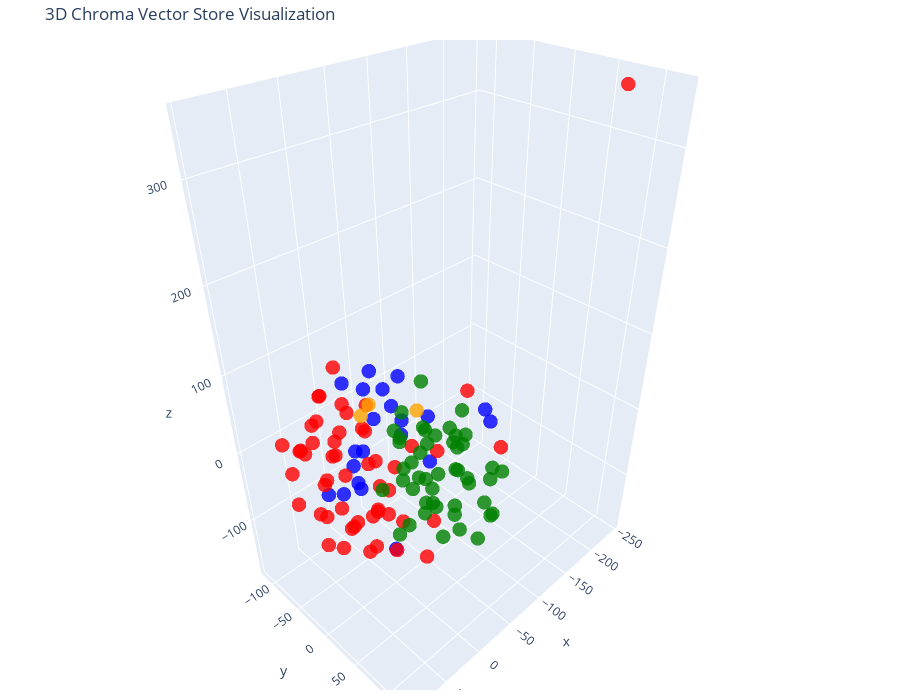

The cell this chart's notebook holds for it:
### Code cell
# Let's try 3D!

tsne = TSNE(n_components=3, random_state=42)
reduced_vectors = tsne.fit_transform(vectors)

# Create the 3D scatter plot
fig = go.Figure(data=[go.Scatter3d(
    x=reduced_vectors[:, 0],
    y=reduced_vectors[:, 1],
    z=reduced_vectors[:, 2],
    mode='markers',
    marker=dict(size=5, color=colors, opacity=0.8),
    text=[f"Type: {t}<br>Text: {d[:100]}..." for t, d in zip(doc_types, documents)],
    hoverinfo='text'
)])

fig.update_layout(
    title='3D Chroma Vector Store Visualization',
    scene=dict(xaxis_title='x', yaxis_title='y', zaxis_title='z'),
    width=900,
    height=700,
    margin=dict(r=20, b=10, l=10, t=40)
)

fig.show()

### Figure 1 — Plotly figure (JSON) as saved in the notebook; plotly's stock layout.template omitted (floating-point values rounded to 4 significant figures)
{"data": [{"hoverinfo": "text", "marker": {"color": ["blue", "blue", "blue", "blue", "blue", "blue", "blue", "blue", "blue", "blue", "blue", "blue", "blue", "blue", "blue", "blue", "blue", "blue", "blue", "blue", "blue", "red", "red", "red", "red", "red", "red", "red", "red", "red", "red", "red", "red", "red", "red", "red", "red", "red", "red", "red", "red", "red", "red", "red", "red", "red", "red", "red", "red", "red", "red", "red", "red", "red", "red", "red", "red", "red", "red", "red", "red", "red", "red", "red", "red", "red", "red", "red", "red", "red", "red", "red", "red", "orange", "orange", "orange", "green", "green", "green", "green", "green", "green", "green", "green", "green", "green", "green", "green", "green", "green", "green", "green", "green", "green", "green", "green", "green", "green", "green", "green", "green", "green", "green", "green", "green", "green", "green", "green", "green", "green", "green", "green", "green", "green", "green", "green", "green", "green", "green", "green", "green", "green", "green"], "opacity": 0.8, "size": 5}, "mode": "markers", "text": ["Type: products<br>Text: # Product Summary\n\n# Rellm: AI-Powered Enterprise Reinsurance Solution\n\n## Summary\n\nRellm is an inno...", "Type: products<br>Text: ### Seamless Integrations\nRellm's architecture is designed for effortless integration with existing ...", "Type: products<br>Text: ### Regulatory Compliance Tools\nRellm includes built-in compliance tracking features to help organiz...", "Type: products<br>Text: Join the growing number of organizations leveraging Rellm to enhance their reinsurance processes whi...", "Type: products<br>Text: Experience the future of reinsurance with Rellm, where innovation meets reliability. Let Insurellm h...", "Type: products<br>Text: # Product Summary\n\n# Markellm\n\n## Summary\n\nMarkellm is an innovative two-sided marketplace designed ...", "Type: products<br>Text: - **User-Friendly Interface**: Designed with user experience in mind, Markellm features an intuitive...", "Type: products<br>Text: - **Customer Support**: Our dedicated support team is always available to assist both consumers and ...", "Type: products<br>Text: ### For Insurance Companies:\n- **Basic Listing Fee**: $199/month for a featured listing on the platf...", "Type: products<br>Text: ### Q3 2025\n- Initiate a comprehensive marketing campaign targeting both consumers and insurers to i...", "Type: products<br>Text: # Product Summary\n\n# Homellm\n\n## Summary\nHomellm is an innovative home insurance product developed b...", "Type: products<br>Text: ### 2. Dynamic Pricing Model\nWith Homellm's innovative dynamic pricing model, insurance providers ca...", "Type: products<br>Text: ### 5. Multi-Channel Integration\nHomellm seamlessly integrates into existing insurance platforms, pr...", "Type: products<br>Text: - **Basic Tier:** Starting at $5,000/month for small insurers with basic integration features.\n- **S...", "Type: products<br>Text: All tiers include a comprehensive training program and ongoing updates to ensure optimal performance...", "Type: products<br>Text: With Homellm, Insurellm is committed to transforming the landscape of home insurance, ensuring both ...", "Type: products<br>Text: # Product Summary\n\n# Carllm\n\n## Summary\n\nCarllm is an innovative auto insurance product developed by...", "Type: products<br>Text: - **Instant Quoting**: With Carllm, insurance companies can offer near-instant quotes to customers, ...", "Type: products<br>Text: - **Mobile Integration**: Carllm is designed to work seamlessly with mobile applications, providing ...", "Type: products<br>Text: - **Professional Tier**: $2,500/month\n  - For medium-sized companies.\n  - All Basic Tier features pl...", "Type: products<br>Text: ### Q2 2025: Customer Experience Improvements\n- Launch of a new **mobile app** for end-users.\n- Intr...", "Type: contracts<br>Text: # Contract with GreenField Holdings for Markellm\n\n**Effective Date:** November 15, 2023  \n**Contract...", "Type: contracts<br>Text: ## Renewal\n1. **Automatic Renewal**: This contract will automatically renew for sequential one-year ...", "Type: contracts<br>Text: ## Features\n1. **AI-Powered Matching**: Access to advanced algorithms that connect GreenField Holdin...", "Type: contracts<br>Text: ## Support\n1. **Customer Support Access**: The Client will have access to dedicated support through ...", "Type: contracts<br>Text: **Signatures:**  \n_________________________                           _________________________  \n**...", "Type: contracts<br>Text: # Contract with Apex Reinsurance for Rellm: AI-Powered Enterprise Reinsurance Solution\n\n## Terms\n\n1....", "Type: contracts<br>Text: ## Renewal\n\n1. **Automatic Renewal**: This Agreement will automatically renew for successive one-yea...", "Type: contracts<br>Text: 2. **Seamless Integrations**: The architecture of Rellm allows for easy integration with existing sy...", "Type: contracts<br>Text: 1. **Technical Support**: Provider shall offer dedicated technical support to the Client via phone, ...", "Type: contracts<br>Text: **Insurellm, Inc.**  \n_____________________________  \nAuthorized Signature   \nDate: ________________...", "Type: contracts<br>Text: # Contract with Greenstone Insurance for Homellm\n\n---\n\n## Terms\n\n1. **Parties**: This Contract (\"Agr...", "Type: contracts<br>Text: 4. **Payment Terms**: \n   - The Customer shall pay an amount of $10,000 per month for the Standard T...", "Type: contracts<br>Text: ---\n\n## Features\n\n- **AI-Powered Risk Assessment**: Customer will have access to enhanced risk evalu...", "Type: contracts<br>Text: - **Customer Portal**: A dedicated portal will be provided, allowing the Customer's clients to manag...", "Type: contracts<br>Text: ______________________________  \n[Name], [Title]  \nDate: ______________________\n\n**For Greenstone In...", "Type: contracts<br>Text: # Contract with Roadway Insurance Inc. for Carllm\n\n---\n\n## Terms\n\n1. **Agreement Effective Date**: T...", "Type: contracts<br>Text: ---\n\n## Renewal\n\n1. **Automatic Renewal**: This agreement will automatically renew for an additional...", "Type: contracts<br>Text: ---\n\n## Features\n\n1. **Access to Core Features**: Roadway Insurance Inc. will have access to all Pro...", "Type: contracts<br>Text: ---\n\n## Support\n\n1. **Technical Support**: Roadway Insurance Inc. will receive priority technical su...", "Type: contracts<br>Text: # Contract with Stellar Insurance Co. for Rellm\n\n## Terms\nThis contract is made between **Insurellm*...", "Type: contracts<br>Text: ### Termination\nEither party may terminate this agreement with a **30-day written notice**. In the e...", "Type: contracts<br>Text: ## Features\nStellar Insurance Co. will receive access to the following features of the Rellm product...", "Type: contracts<br>Text: ## Support\nInsurellm provides Stellar Insurance Co. with the following support services:\n\n- **24/7 T...", "Type: contracts<br>Text: # Contract with TechDrive Insurance for Carllm\n\n**Contract Date:** October 1, 2024  \n**Contract Dura...", "Type: contracts<br>Text: ## Renewal\n\n1. **Automatic Renewal**: This contract shall automatically renew for additional one-yea...", "Type: contracts<br>Text: ## Support\n\n1. **Customer Support**: Insurellm will provide 24/7 customer support to TechDrive Insur...", "Type: contracts<br>Text: **TechDrive Insurance Representative:**  \nName: Sarah Johnson  \nTitle: Operations Director  \nDate: _...", "Type: contracts<br>Text: # Contract with Belvedere Insurance for Markellm\n\n## Terms\nThis Contract (\"Agreement\") is made and e...", "Type: contracts<br>Text: ## Renewal\n1. **Renewal Terms**: This Agreement may be renewed for additional one-year terms upon mu...", "Type: contracts<br>Text: ## Features\n1. **AI-Powered Matching**: Belvedere Insurance will benefit from Markellm's AI-powered ...", "Type: contracts<br>Text: ## Support\n1. **Technical Support**: Technical support will be available from 9 AM to 7 PM EST, Mond...", "Type: contracts<br>Text: **Belvedere Insurance**  \nSignature: ______________________  \nName: [Authorized Signatory]  \nTitle: ...", "Type: contracts<br>Text: # Contract with Velocity Auto Solutions for Carllm\n\n**Contract Date:** October 1, 2023  \n**Contract ...", "Type: contracts<br>Text: ## Renewal\n\n1. **Automatic Renewal**: This contract will automatically renew for successive 12-month...", "Type: contracts<br>Text: ## Support\n\n1. **Customer Support**: Velocity Auto Solutions will have access to Insurellm’s custome...", "Type: contracts<br>Text: # Contract with GreenValley Insurance for Homellm\n\n**Contract Date:** October 6, 2023  \n**Contract N...", "Type: contracts<br>Text: 4. **Confidentiality:** Both parties agree to maintain the confidentiality of proprietary informatio...", "Type: contracts<br>Text: 1. **AI-Powered Risk Assessment:** Access to advanced AI algorithms for real-time risk evaluations.\n...", "Type: contracts<br>Text: 3. **Regular Updates:** Insurellm will offer ongoing updates and enhancements to the Homellm platfor...", "Type: contracts<br>Text: # Contract with EverGuard Insurance for Rellm: AI-Powered Enterprise Reinsurance Solution\n\n**Contrac...", "Type: contracts<br>Text: 4. **Usage Rights**: EverGuard Insurance is granted a non-exclusive, non-transferable license to acc...", "Type: contracts<br>Text: 1. **Core Functionality**: Rellm provides EverGuard Insurance with advanced AI-driven analytics, sea...", "Type: contracts<br>Text: 1. **Customer Support**: Insurellm will provide EverGuard Insurance with 24/7 customer support, incl...", "Type: contracts<br>Text: ---\n\n**Signatures**  \n**For Insurellm**: __________________________  \n**Name**: John Smith  \n**Title...", "Type: contracts<br>Text: # Contract with BrightWay Solutions for Markellm\n\n**Contract Date:** October 5, 2023  \n**Contract ID...", "Type: contracts<br>Text: 3. **Service Level Agreement (SLA):**  \n   Insurellm commits to a 99.9% uptime for the platform with...", "Type: contracts<br>Text: 2. **Real-Time Quote Availability:**  \n   Consumers sourced via BrightWay Solutions will receive rea...", "Type: contracts<br>Text: 3. **Training and Onboarding:**  \n   Insurellm agrees to provide one free training session on how to...", "Type: contracts<br>Text: # Contract with Pinnacle Insurance Co. for Homellm\n\n## Terms\nThis contract (\"Contract\") is entered i...", "Type: contracts<br>Text: ## Renewal\n1. **Renewal Terms**: At the end of the initial term, this Contract shall automatically r...", "Type: contracts<br>Text: ## Features\n1. **AI-Powered Risk Assessment**: Utilized for tailored underwriting decisions specific...", "Type: contracts<br>Text: ## Support\n1. **Technical Support**: Insurellm shall provide 24/7 technical support via an email and...", "Type: company<br>Text: # Overview of Insurellm\n\nInsurellm is an innovative insurance tech firm with 200 employees across th...", "Type: company<br>Text: # Careers at Insurellm\n\nInsurellm is hiring! We are looking for talented software engineers, data sc...", "Type: company<br>Text: # About Insurellm\n\nInsurellm was founded by Avery Lancaster in 2015 as an insurance tech startup des...", "Type: employees<br>Text: # HR Record\n\n# Alex Chen\n\n## Summary\n- **Date of Birth:** March 15, 1990  \n- **Job Title:** Backend ...", "Type: employees<br>Text: ## Annual Performance History\n- **2020:**  \n  - Completed onboarding successfully.  \n  - Met expecta...", "Type: employees<br>Text: ## Compensation History\n- **2020:** Base Salary: $80,000  \n- **2021:** Base Salary Increase to $90,0...", "Type: employees<br>Text: Alex Chen continues to be a vital asset at Insurellm, contributing significantly to innovative backe...", "Type: employees<br>Text: # HR Record\n\n# Oliver Spencer\n\n## Summary\n- **Date of Birth**: May 14, 1990  \n- **Job Title**: Backe...", "Type: employees<br>Text: ## Annual Performance History\n- **2018**: **3/5** - Adaptable team player but still learning to take...", "Type: employees<br>Text: ## Compensation History\n- **March 2018**: Initial salary of $80,000.\n- **July 2019**: Salary increas...", "Type: employees<br>Text: # HR Record\n\n# Emily Tran\n\n## Summary\n- **Date of Birth:** March 18, 1991  \n- **Job Title:** Digital...", "Type: employees<br>Text: - **January 2017 - May 2018**: Marketing Intern  \n  - Supported the Marketing team by collaborating ...", "Type: employees<br>Text: - **2021**:  \n  - Performance Rating: Meets Expectations  \n  - Key Achievements: Contributed to the ...", "Type: employees<br>Text: - **Professional Development Goals**:  \n  - Emily Tran aims to become a Marketing Manager within the...", "Type: employees<br>Text: # HR Record\n\n# Jordan Blake\n\n## Summary\n- **Date of Birth:** March 15, 1993  \n- **Job Title:** Sales...", "Type: employees<br>Text: ## Annual Performance History\n- **2021:** First year at Insurellm; achieved 90% of monthly targets. ...", "Type: employees<br>Text: ## Other HR Notes\n- Jordan has shown an interest in continuing education, actively participating in ...", "Type: employees<br>Text: # Avery Lancaster\n\n## Summary\n- **Date of Birth**: March 15, 1985  \n- **Job Title**: Co-Founder & Ch...", "Type: employees<br>Text: - **2010 - 2013**: Business Analyst at Edge Analytics  \n  Prior to joining Innovate, Avery worked as...", "Type: employees<br>Text: - **2018**: **Exceeds Expectations**  \n  Under Avery’s pivoted vision, Insurellm launched two new su...", "Type: employees<br>Text: - **2022**: **Satisfactory**  \n  Avery focused on rebuilding team dynamics and addressing employee c...", "Type: employees<br>Text: ## Compensation History\n- **2015**: $150,000 base salary + Significant equity stake  \n- **2016**: $1...", "Type: employees<br>Text: ## Other HR Notes\n- **Professional Development**: Avery has actively participated in leadership trai...", "Type: employees<br>Text: # HR Record\n\n# Maxine Thompson\n\n## Summary\n- **Date of Birth:** January 15, 1991  \n- **Job Title:** ...", "Type: employees<br>Text: ## Insurellm Career Progression\n- **January 2017 - October 2018**: **Junior Data Engineer**  \n  * Ma...", "Type: employees<br>Text: ## Annual Performance History\n- **2017**: *Meets Expectations*  \n  Maxine showed potential in her ro...", "Type: employees<br>Text: - **2021**: *Exceeds Expectations*  \n  Maxine spearheaded the transition to a new data warehousing s...", "Type: employees<br>Text: ## Compensation History\n- **2017**: $70,000 (Junior Data Engineer)  \n- **2018**: $75,000 (Junior Dat...", "Type: employees<br>Text: # Samantha Greene\n\n## Summary\n- **Date of Birth:** October 14, 1990\n- **Job Title:** HR Generalist\n-...", "Type: employees<br>Text: ## Annual Performance History\n- **2020:** Exceeds Expectations  \n  Samantha Greene demonstrated exce...", "Type: employees<br>Text: ## Compensation History\n- **2020:** Base Salary - $55,000  \n  The entry-level salary matched industr...", "Type: employees<br>Text: - **2023:** Base Salary - $70,000  \n  Recognized for substantial improvement in employee relations m...", "Type: employees<br>Text: # HR Record\n\n# Alex Thomson\n\n## Summary\n- **Date of Birth:** March 15, 1995  \n- **Job Title:** Sales...", "Type: employees<br>Text: ## Annual Performance History  \n- **2022** - Rated as \"Exceeds Expectations.\" Alex Thomson achieved ...", "Type: employees<br>Text: ## Other HR Notes\n- Alex Thomson is an active member of the Diversity and Inclusion committee at Ins...", "Type: employees<br>Text: # HR Record\n\n# Samuel Trenton\n\n## Summary\n- **Date of Birth:** April 12, 1989  \n- **Job Title:** Sen...", "Type: employees<br>Text: ## Annual Performance History\n- **2023:** Rating: 4.5/5  \n  *Samuel exceeded expectations, successfu...", "Type: employees<br>Text: ## Compensation History\n- **2023:** Base Salary: $115,000 + Bonus: $15,000  \n  *Annual bonus based o...", "Type: employees<br>Text: - **Engagement in Company Culture:** Regularly participates in team-building events and contributes ...", "Type: employees<br>Text: # HR Record\n\n# Alex Harper\n\n## Summary\n- **Date of Birth**: March 15, 1993  \n- **Job Title**: Sales ...", "Type: employees<br>Text: ## Annual Performance History  \n- **2021**:  \n  - **Performance Rating**: 4.5/5  \n  - **Key Achievem...", "Type: employees<br>Text: - **2022**:  \n  - **Base Salary**: $65,000 (Promotion to Senior SDR)  \n  - **Bonus**: $13,000 (20% o...", "Type: employees<br>Text: # HR Record\n\n# Jordan K. Bishop\n\n## Summary\n- **Date of Birth:** March 15, 1990\n- **Job Title:** Fro...", "Type: employees<br>Text: ## Annual Performance History\n- **2019:** Exceeds Expectations - Continuously delivered high-quality...", "Type: employees<br>Text: ## Compensation History\n- **June 2018:** Starting Salary - $85,000\n- **June 2019:** Salary Increase ...", "Type: employees<br>Text: ## Other HR Notes\n- Jordan K. Bishop has been an integral part of club initiatives, including the In...", "Type: employees<br>Text: # HR Record\n\n# Emily Carter\n\n## Summary\n- **Date of Birth:** August 12, 1990  \n- **Job Title:** Acco...", "Type: employees<br>Text: - **2017-2019:** Marketing Intern  \n  - Assisted with market research and campaign development for s...", "Type: employees<br>Text: ## Compensation History\n| Year | Base Salary | Bonus         | Total Compensation |\n|------|--------...", "Type: employees<br>Text: Emily Carter exemplifies the kind of talent that drives Insurellm's success and is an invaluable ass..."], "type": "scatter3d", "x": [-54.92, -63.23, -120.6, -81.74, -64.0, 37.91, -5.578, 16.82, 23.51, 58.32, -41.29, -14.63, -16.92, -42.16, -55.33, -24.02, 77.03, 52.48, 39.11, -81.07, 77.34, 71.81, 39.14, 49.73, 41.69, 12.94, -64.93, 19.38, -89.63, -1.71, 33.83, -41.96, 25.43, -244.9, -100.7, -34.0, 89.27, 65.14, 81.01, 76.87, 4.034, 7.876, -51.4, -42.45, 62.55, 54.75, 67.34, 93.5, 72.16, 58.49, 32.06, 22.93, 67.07, 63.84, 47.61, 49.19, -29.28, -18.14, -22.83, 2.73, -30.03, -7.12, -30.99, -10.42, -3.94, 43.52, 25.36, 28.87, 26.01, 15.85, 53.73, 2.492, -8.684, 3.897, -43.39, 27.15, -47.76, -37.97, -77.74, -49.4, -42.07, -9.771, -82.75, -15.18, 36.43, 9.497, -22.32, -29.89, 1.0, -0.7764, 1.987, 24.26, 7.822, 13.16, -8.517, -71.8, 67.02, -50.26, -41.8, 60.08, -29.75, -64.16, -61.91, -39.67, -53.8, -7.958, 11.28, 6.204, 2.02, 3.086, -84.0, 32.95, -15.98, 20.45, -18.52, -45.01, -17.56, -17.11, -24.53, 16.44, -40.36, -21.34, -48.56], "y": [-42.95, -7.18, 21.34, -29.15, -55.37, -6.837, -4.145, -22.2, -39.01, 16.38, -43.28, -41.32, -58.43, -78.57, -46.77, -35.02, -2.522, 17.47, -4.49, 63.66, 23.11, -27.56, -96.9, 37.54, -52.53, 19.36, 46.07, -68.28, -22.49, -6.516, 11.22, -87.91, -98.28, 69.4, 62.86, -114.9, -39.88, -85.11, 39.84, -10.43, -75.31, -90.86, -23.46, 7.433, 37.2, -36.43, 16.51, 11.97, -50.47, -108.6, 15.66, -5.542, -1.48, -41.79, -52.45, -23.26, -81.49, -62.31, 40.26, 19.76, -62.16, -46.04, -29.93, -32.48, -12.06, -60.56, -58.73, -43.29, -29.4, -92.93, -82.93, -80.75, -87.28, -24.02, -4.966, -7.314, 38.75, 66.3, 32.76, 16.55, 23.49, 87.19, 13.35, -0.8373, 67.96, 63.35, 47.7, 31.12, 52.26, 18.15, 97.26, 44.45, 59.28, 36.11, 116.4, 42.15, 89.33, -22.63, 102.5, 59.63, 83.61, 81.31, 98.22, 107.2, 83.52, 37.38, 88.58, 27.71, 10.7, 96.08, 21.18, 88.36, 36.47, 84.27, 75.24, 8.171, 73.51, 123.9, 5.526, 61.32, 5.695, 79.75, 47.02], "z": [-0.9264, -43.91, 13.76, -2.693, -34.44, 34.41, -138.4, 11.67, 92.96, 43.4, 26.56, 25.35, 53.98, 54.34, 57.13, 62.75, 5.457, 10.54, -5.714, 44.21, 24.59, 53.47, -25.46, -8.219, 80.1, -106.9, 82.43, -21.44, -54.62, -45.21, -90.83, 2.639, 6.339, 346.2, -2.732, -19.23, -25.61, -29.76, -3.64, -30.74, -66.0, -44.53, -23.99, -172.0, -55.21, -13.05, -34.39, -41.13, 29.56, -7.607, -34.02, -65.96, -77.01, -59.5, -35.3, -48.04, -20.06, -6.099, -72.65, -69.85, -57.47, -36.72, -46.32, -63.08, -87.23, 44.43, 7.609, 31.56, -90.52, 43.54, -3.319, 80.51, 22.83, 64.31, 41.01, 72.86, 40.84, 42.14, 10.28, -87.87, 25.03, 40.09, -5.66, 23.37, -13.86, -6.26, 0.4382, -36.41, -35.1, -13.66, 82.0, 69.67, 86.35, 93.85, -29.81, -42.25, 13.1, -87.95, 32.06, 43.36, 7.0, -12.06, 11.16, -25.15, -36.53, 31.85, -33.57, 13.41, 49.91, -3.356, 33.08, 58.06, 55.43, 16.28, -21.82, 2.724, 61.44, 0.9177, -12.39, 30.67, 85.57, -54.8, -10.68]}], "layout": {"height": 700, "margin": {"b": 10, "l": 10, "r": 20, "t": 40}, "scene": {"xaxis": {"title": {"text": "x"}}, "yaxis": {"title": {"text": "y"}}, "zaxis": {"title": {"text": "z"}}}, "title": {"text": "3D Chroma Vector Store Visualization"}, "width": 900}}
